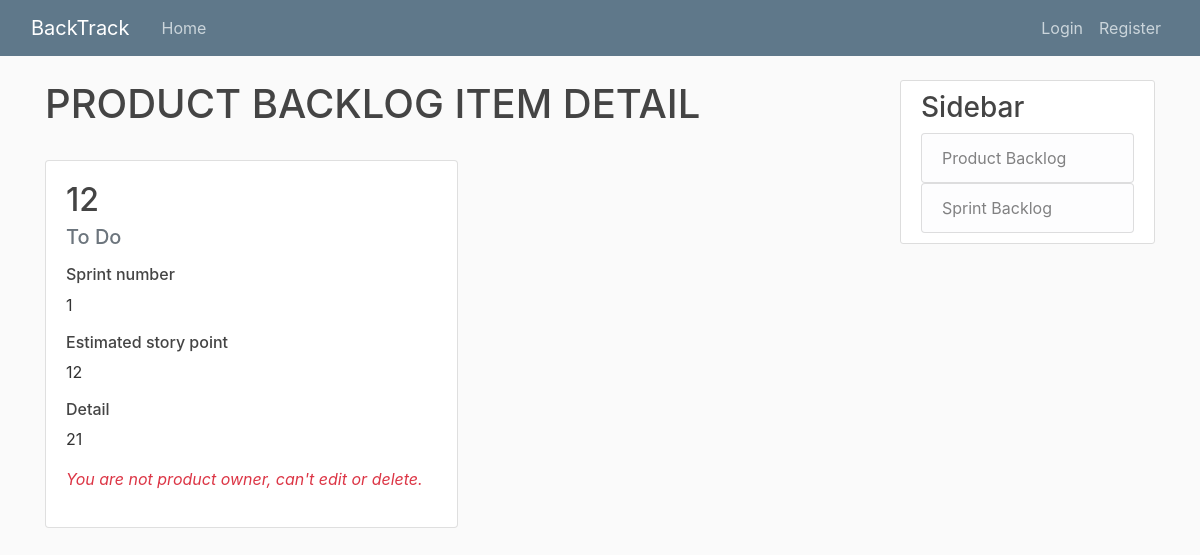
The page /okayokay/19/ on the database as committed earlier.
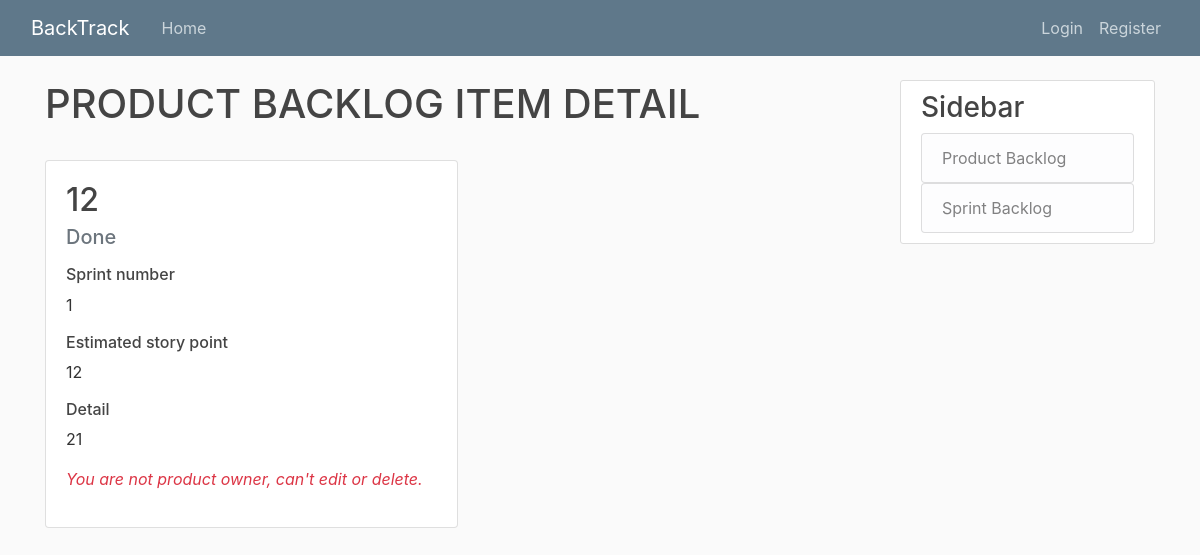
The same page on the database as committed later.
### productBacklog/models.py (models this page shows, shortened)
class PBI(models.Model):
	priority = models.IntegerField()
	title = models.CharField(max_length=20)
	status_choice = [
		('To Do', 'To Do'),
		('Doing', 'Doing'),
		('Done', 'Done'),
		('Unfinished', 'Unfinished')
	]
	status = models.CharField(
		max_length = 20,
		choices = status_choice,
		default = 'To Do',
	)
	ESP = models.IntegerField("estimated story point")
	details = models.TextField()
	project = models.ForeignKey(Project, on_delete=models.CASCADE, blank=True, null=True, default=None)
	sprint = models.ManyToManyField(Sprint) # , blank=True, null=True, default=None)
	def editable(self):
		return not(self.status == 'Doing' or self.status == 'Done' or self.status == 'Unfinished')

### productBacklog/views.py (the view)
# urls.py: path('<int:pk>/', PBDetailView.as_view(), name='productBacklog-detail'),
class PBDetailView(DetailView):
	model = PBI
	template_name = 'productBacklog/detail.html'
	def dispatch(self, request, *args, **kwargs):
		self.project = get_object_or_404(Project, slug=kwargs['project'])
		self.pbi = get_object_or_404(PBI, pk=kwargs['pk'])
		return super().dispatch(request, *args, **kwargs)
	def get_context_data(self, **kwargs):
		context = super().get_context_data(**kwargs)
		context['project'] = self.project
		context['editable'] = self.pbi.editable()
		n = ''
		for i in self.pbi.sprint.all():
			n += i.title[-1]
			n += ", "
		if n == "":
			n = "N/A.."
		tmp = {"pbi": self.pbi,
			   "sprint_number": n[:-2]
			   }
		context['PBI'] = tmp
		return context

### templates/productBacklog/detail.html
{% extends "base_narrow.html" %}
{% block content %}
	<h1>PRODUCT BACKLOG ITEM DETAIL</h1>
	<br>
	<div class="card w-50">
		<div class="card-body">
    		<h2 class="card-title">{{ PBI.pbi.title }}</h2>
			<h5 class="card-subtitle text-muted mb-3">{{ PBI.pbi.status }}</h5>
    		<h6>Sprint number</h6>
			<p class="mb-3">{{ PBI.sprint_number }}</p>
    		<h6>Estimated story point</h6>
			<p class="mb-3">{{ PBI.pbi.ESP }}</p>
    		<h6>Detail</h6>
			<p class="mb-3" style="text-align: justify;">{{ PBI.pbi.details }}</p>
			<div class="toolbar">
			{%if user.position == '1' %}
				{% if editable %}
		    		<a class= "btn btn-outline-info" role="button" href="{% url 'productBacklog-update' project.slug PBI.pbi.pk%}">Edit</a>
					<a class="btn btn-outline-danger" role="button" href="{% url 'productBacklog-delete' project.slug PBI.pbi.pk%}">Delete</a>
				{% else %}
					<p class="text-danger font-italic">This Product Backlog Item is not editable. </p>
				{% endif %}
			{%else%}
					<p class="text-danger font-italic">You are not product owner, can't edit or delete. </p>
			{%endif%}
			</div>
		</div>
	</div>
{% endblock content %}

Rows that differ between the two databases and show on the page:
changed PBI: pbi.status "To Do" → "Done"
